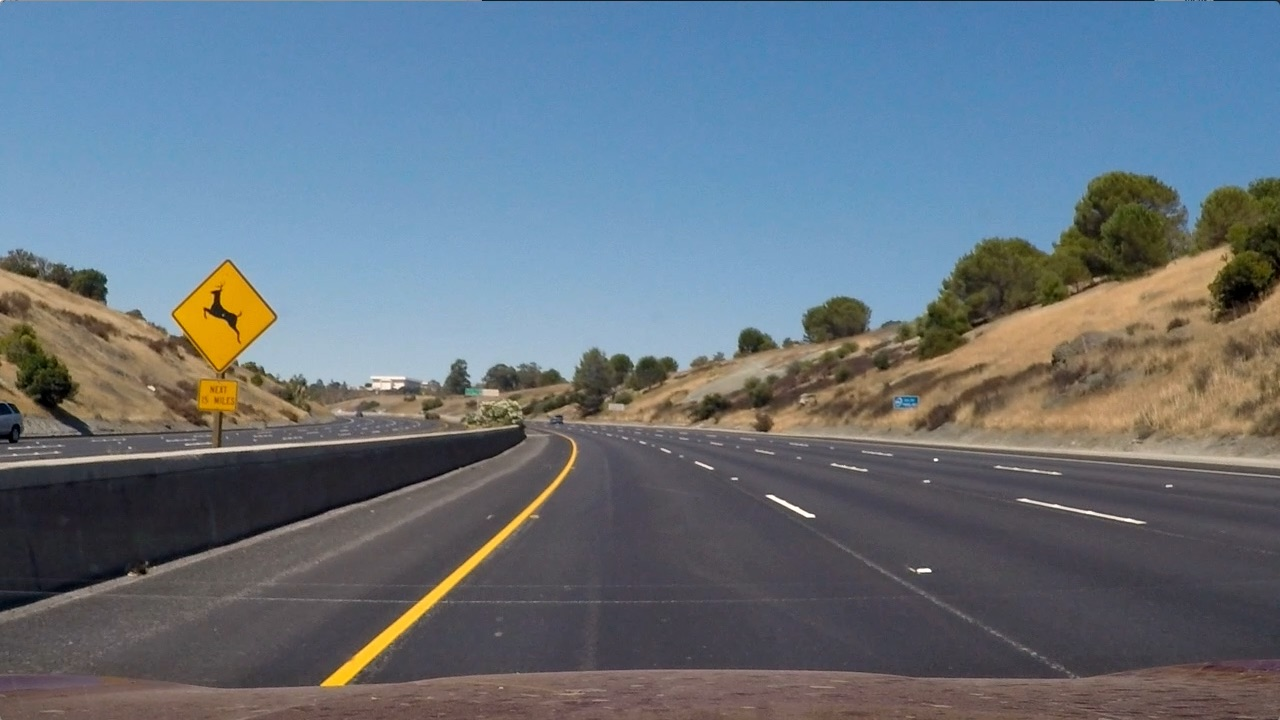
#> input picture input_files/test2.jpg, 1280 x 720 px
$ python P2.py   (older library calls are emulated)
#> lines starting #> are read from the running program, lines starting #| are printed output that depends on the picture; after the words box and inside, x2 and y2 are one past the last pixel; in counts of white or black regions, pixels touching at a corner belong together

# 1. Compute the camera calibration matrix and distortion coefficients given a set of chessboard images.
# 2. Apply a distortion correction to raw images.
# 3. Use color transforms, gradients, etc., to create a thresholded binary image.
# 4. Apply a perspective transform to rectify binary image ("birds-eye view").
# 5. Detect lane pixels and fit to find the lane boundary.
# * Determine the curvature of the lane and vehicle position with respect to center.
# * Warp the detected lane boundaries back onto the original image.
# * Output visual display of the lane boundaries and numerical estimation of lane curvature and vehicle position.

import numpy as np
import cv2
import glob
import matplotlib.pyplot as plt
import matplotlib.image as mpimg
import pickle
from moviepy.editor import VideoFileClip

def write_rgb_image(image, filepath):
    # Convert image to RGB
    rgb_image = cv2.cvtColor(image, cv2.COLOR_RGB2BGR)
    # Write the rgb image to filepath
    cv2.imwrite(filepath, rgb_image)

# [60 lines left out: function calibrate_camera, not called in this run]

# Define a function that takes an image, number of x and y points,
# camera matrix and distortion coefficients
def undist_perspective_transform(img, nx, ny, mtx, dist, offset, src, is_chart=True):
    # Use the OpenCV undistort() function to remove distortion
    undist = cv2.undistort(img, mtx, dist, None, mtx)
    # Convert undistorted image to grayscale
    # gray = cv2.cvtColor(undist, cv2.COLOR_BGR2GRAY)

    # Grab the image shape
    img_size = (undist.shape[1], undist.shape[0])

    # Define the destination based on the offset
    dst = np.float32([[offset, 0], [img_size[0]-offset, 0],
                      [img_size[0]-offset, img_size[1]], [offset, img_size[1]]])
    # Given src and dst points, calculate the perspective transform matrix
    M = cv2.getPerspectiveTransform(src, dst)
    # Warp the image using OpenCV warpPerspective()
    warped = cv2.warpPerspective(undist, M, img_size)
    Minv = cv2.getPerspectiveTransform(dst, src)

    if is_chart:
        f, (ax1, ax2, ax3) = plt.subplots(1, 3, figsize=(12, 7))
        f.tight_layout()
        ax1.imshow(img)
        ax1.set_title('Original Image', fontsize=20)
        ax2.imshow(undist)
        ax2.set_title('Undistorted', fontsize=20)
        ax3.imshow(warped)
        ax3.set_title('Perspective Transformed', fontsize=20)
        plt.subplots_adjust(left=0., right=1, top=0.9, bottom=0.)
        plt.show()

    # Return the resulting image and matrix
    return warped, M, Minv

def grad_color_binary(img, s_thresh=(170, 255), sx_thresh=(20, 100), is_chart=True):
    img = np.copy(img)
    # Convert to HLS color space and separate the V channel
    hls = cv2.cvtColor(img, cv2.COLOR_RGB2HLS)
    l_channel = hls[:,:,1]
    s_channel = hls[:,:,2]
    # Sobel x
    sobelx = cv2.Sobel(l_channel, cv2.CV_64F, 1, 0) # Take the derivative in x
    abs_sobelx = np.absolute(sobelx) # Absolute x derivative to accentuate lines away from horizontal
    scaled_sobel = np.uint8(255*abs_sobelx/np.max(abs_sobelx))

    # Threshold x gradient
    sxbinary = np.zeros_like(scaled_sobel)
    sxbinary[(scaled_sobel >= sx_thresh[0]) & (scaled_sobel <= sx_thresh[1])] = 1

    # Threshold color channel
    s_binary = np.zeros_like(s_channel)
    s_binary[(s_channel >= s_thresh[0]) & (s_channel <= s_thresh[1])] = 1
    # Stack each channel
    color_binary = np.dstack(( np.zeros_like(sxbinary), sxbinary, s_binary)) * 255

    # Combine the two binary thresholds
    combined_binary = np.zeros_like(sxbinary)
    combined_binary[(s_binary == 1) | (sxbinary == 1)] = 1

    ## Visualization ##
    if is_chart:
        # Plot the result
        f, (ax1, ax2, ax3) = plt.subplots(1, 3, figsize=(12, 7))
        f.tight_layout()

        ax1.imshow(img)
        ax1.set_title('Original Image', fontsize=20)

        ax2.imshow(color_binary)
        ax2.set_title('Stacked Threshold', fontsize=20)

        ax3.imshow(combined_binary, cmap='gray')
        ax3.set_title('Combined S Channel and Gradient Threshold', fontsize=12)

        plt.subplots_adjust(left=0., right=1, top=0.9, bottom=0.)
        plt.show()

    return color_binary, combined_binary

def find_lane_pixels(img):
    # Take a histogram of the bottom half of the image
    histogram = np.sum(img[img.shape[0]//2:,:], axis=0)
    # Create an output image to draw on and visualize the result
    out_img = np.dstack((img, img, img))
    # Find the peak of the left and right halves of the histogram
    # These will be the starting point for the left and right lines
    midpoint = np.int(histogram.shape[0]//2)
    leftx_base = np.argmax(histogram[:midpoint])
    rightx_base = np.argmax(histogram[midpoint:]) + midpoint

    # HYPERPARAMETERS
    # Choose the number of sliding windows
    nwindows = 9
    # Set the width of the windows +/- margin
    margin = 100
    # Set minimum number of pixels found to recenter window
    minpix = 50

    # Set height of windows - based on nwindows above and image shape
    window_height = np.int(img.shape[0]//nwindows)
    # Identify the x and y positions of all nonzero pixels in the image
    nonzero = img.nonzero()
    nonzeroy = np.array(nonzero[0])
    nonzerox = np.array(nonzero[1])
    # Current positions to be updated later for each window in nwindows
    leftx_current = leftx_base
    rightx_current = rightx_base

    # Create empty lists to receive left and right lane pixel indices
    left_lane_inds = []
    right_lane_inds = []

    # Step through the windows one by one
    for window in range(nwindows):
        # Identify window boundaries in x and y (and right and left)
        win_y_low = img.shape[0] - (window+1)*window_height
        win_y_high = img.shape[0] - window*window_height
        win_xleft_low = leftx_current - margin
        win_xleft_high = leftx_current + margin
        win_xright_low = rightx_current - margin
        win_xright_high = rightx_current + margin

        # Draw the windows on the visualization image
        cv2.rectangle(out_img,(win_xleft_low,win_y_low),
        (win_xleft_high,win_y_high),(0,255,0), 2)
        cv2.rectangle(out_img,(win_xright_low,win_y_low),
        (win_xright_high,win_y_high),(0,255,0), 2)

        # Identify the nonzero pixels in x and y within the window #
        good_left_inds = ((nonzeroy >= win_y_low) & (nonzeroy < win_y_high) &
        (nonzerox >= win_xleft_low) &  (nonzerox < win_xleft_high)).nonzero()[0]
        good_right_inds = ((nonzeroy >= win_y_low) & (nonzeroy < win_y_high) &
        (nonzerox >= win_xright_low) &  (nonzerox < win_xright_high)).nonzero()[0]

        # Append these indices to the lists
        left_lane_inds.append(good_left_inds)
        right_lane_inds.append(good_right_inds)

        # If you found > minpix pixels, recenter next window on their mean position
        if len(good_left_inds) > minpix:
            leftx_current = np.int(np.mean(nonzerox[good_left_inds]))
        if len(good_right_inds) > minpix:
            rightx_current = np.int(np.mean(nonzerox[good_right_inds]))

    # Concatenate the arrays of indices (previously was a list of lists of pixels)
    try:
        left_lane_inds = np.concatenate(left_lane_inds)
        right_lane_inds = np.concatenate(right_lane_inds)
    except ValueError:
        # Avoids an error if the above is not implemented fully
        pass

    # Extract left and right line pixel positions
    leftx = nonzerox[left_lane_inds]
    lefty = nonzeroy[left_lane_inds]
    rightx = nonzerox[right_lane_inds]
    righty = nonzeroy[right_lane_inds]

    return leftx, lefty, rightx, righty, out_img


def fit_polynomial(img, leftx, lefty, rightx, righty, is_chart=True):
    # Fit a second order polynomial to each using `np.polyfit`
    left_fit = np.polyfit(lefty, leftx, 2)
    right_fit = np.polyfit(righty, rightx, 2)

    ## Visualization ##
    # Generate x and y values for plotting
    ploty = np.linspace(0, img.shape[0]-1, img.shape[0] )
    try:
        left_fitx = left_fit[0]*ploty**2 + left_fit[1]*ploty + left_fit[2]
        right_fitx = right_fit[0]*ploty**2 + right_fit[1]*ploty + right_fit[2]
    except TypeError:
        # Avoids an error if `left` and `right_fit` are still none or incorrect
        print('The function failed to fit a line!')
        left_fitx = 1*ploty**2 + 1*ploty
        right_fitx = 1*ploty**2 + 1*ploty

    if is_chart:
        # Colors in the left and right lane regions
        img[lefty, leftx] = [255, 0, 0]
        img[righty, rightx] = [0, 0, 255]

        # Plots the left and right polynomials on the lane lines
        plt.figure(figsize=(12,7))
        plt.plot(left_fitx, ploty, color='yellow')
        plt.plot(right_fitx, ploty, color='yellow')
        plt.imshow(img)
        plt.show()

    return left_fit, right_fit, ploty, left_fitx, right_fitx

def measure_curvature(img, leftx, lefty, rightx, righty, ym_per_pix, xm_per_pix):
    '''
    Calculates the curvature of polynomial functions in meters.
    '''
    # Define y-value where we want radius of curvature - the bottom of the image
    y_eval = img.shape[0]
    y_eval_ws = y_eval * ym_per_pix

    # Fit polynomials in meters without chart
    left_fit_ws, right_fit_ws, _, _, _ = fit_polynomial(img, leftx*xm_per_pix, lefty*ym_per_pix, rightx*xm_per_pix, righty*ym_per_pix, False)

    # Calculation of R_curve (radius of curvature)
    left_curverad = ((1 + (2*left_fit_ws[0]*y_eval_ws + left_fit_ws[1])**2)**1.5) / np.absolute(2*left_fit_ws[0])
    right_curverad = ((1 + (2*right_fit_ws[0]*y_eval_ws + right_fit_ws[1])**2)**1.5) / np.absolute(2*right_fit_ws[0])

    # Calculation of center offset
    center_offset = img.shape[1] * xm_per_pix / 2 \
                    - ((left_fit_ws[0]*y_eval_ws**2 + left_fit_ws[1]*y_eval_ws + left_fit_ws[2]) \
                     + (right_fit_ws[0]*y_eval_ws**2 + right_fit_ws[1]*y_eval_ws + right_fit_ws[2])) / 2

    return left_curverad, right_curverad, center_offset

def make_out_img(org_img, warped_img, Minv, corners, ploty, left_fitx, right_fitx, r_curvature, c_offset, is_chart=True):
    # Create a blank image to draw lines
    warped_blank = np.zeros_like(warped_img).astype(np.uint8)
    #warped_color = np.dstack((warped_blank, warped_blank, warped_blank))

    img_size = (org_img.shape[1], org_img.shape[0])
    # Recast the x and y points for cv2.fillPoly
    pts_left = np.array([np.transpose(np.vstack([left_fitx, ploty]))], dtype=np.int32)
    pts_right = np.array([np.flipud(np.transpose(np.vstack([right_fitx, ploty])))], dtype=np.int32)
    pts = np.hstack((pts_left, pts_right))

    # Draw the lane onto the warped blank image
    cv2.fillPoly(warped_blank, [pts], (0, 255, 0))

    # Warp the blank back to original image space using inverse perspective matrix (Minv)
    unwarp = cv2.warpPerspective(warped_blank, Minv, img_size)

    # Combine the result with the original image
    result = cv2.addWeighted(org_img, 1, unwarp, 0.3, 0)

    # Write text on image
    font = cv2.FONT_HERSHEY_TRIPLEX
    curvature_text = "Radius of Curvature = " + str(round(r_curvature, 0)) + " (m)"
    cv2.putText(result, curvature_text, (30, 60), font, 1, (0,255,0), 2)

    if c_offset > 0:
        offset_text = "Vehicle is {:.2f} (m) right of center".format(np.abs(c_offset))
    elif c_offset < 0:
        offset_text = "Vehicle is {:.2f} (m) left of center".format(np.abs(c_offset))
    elif c_offset == 0:
        offset_text = "Vehicle is at the center"
    cv2.putText(result, offset_text, (30, 90), font, 1, (0,255,0), 2)

    if is_chart:
        plt.figure(figsize=(12,7))
        plt.imshow(result)
        plt.show()

    return result

def process_image(image, is_chart=False):
    ## Define variables ##

    # Inner corners of chequer boards
    nx = 9 # the number of inside corners in x
    ny = 6 # the number of inside corners in y

    # Define conversions in x and y from pixels space to meters
    ym_per_pix = 30/720 # meters per pixel in y dimension
    xm_per_pix = 3.7/700 # meters per pixel in x dimension

    # For source points, grabbing the outer four detected corners
    offset = 200
    corners = np.float32([[580, 460], [705, 460], [1042, 675], [273, 675]])

    # 1. Calibration calculation
    # required only for the first time. The dump file can be loaded from the second time.
    #dist_pickle = calibrate_camera(nx, ny)
    dist_pickle = pickle.load( open( "calibration_wide/wide_dist_pickle.p", "rb" ) )
    mtx = dist_pickle["mtx"]
    dist = dist_pickle["dist"]

    # 2. Unwarping in an image
    top_down, M, Minv = undist_perspective_transform(image, nx, ny, mtx, dist, offset, corners, is_chart)

    # 3. Gradient and Color
    result_color, result_combined = grad_color_binary(top_down, (170, 255), (20, 100), is_chart)

    # 4. Find lanes
    leftx, lefty, rightx, righty, lane_img = find_lane_pixels(result_combined)

    # 5. Fit polynomials
    left_fit, right_fit, ploty, left_fitx, right_fitx = fit_polynomial(lane_img, leftx, lefty, rightx, righty, is_chart)

    # 6. Calculate the radius of curvature in meters for both lane lines
    left_r, right_r, c_offset = measure_curvature(lane_img, leftx, lefty, rightx, righty, ym_per_pix, xm_per_pix)
    r_curvature = (left_r + right_r) // 2

    # 7. Generate the output picture
    result = make_out_img(image, lane_img, Minv, corners, ploty, left_fitx, right_fitx, r_curvature, c_offset, is_chart)

    return result

# Test Image
filename = "test2.jpg"
image = cv2.imread("input_files/" + filename)
#> image is the input picture: shape (720, 1280, 3); mean B, G, R 125.5, 114.6, 102.8
image = cv2.cvtColor(image, cv2.COLOR_BGR2RGB)
result = process_image(image, True)
#> (reads calibration_wide/wide_dist_pickle.p from the repository)
#> in process_image, `top_down, M, Minv = undist_perspective_transform(image, nx, ny, mtx, d..`: M = [[-0.702, -1.48, 1068.7], [1.31e-15, -2.06, 945.5], [1.69e-18, -0.00239, 1]]; Minv = [[0.142, -0.744, 551.6], [0, -0.486, 460], [0, -0.00116, 1]]
#> in grad_color_binary, `plt.show()`:
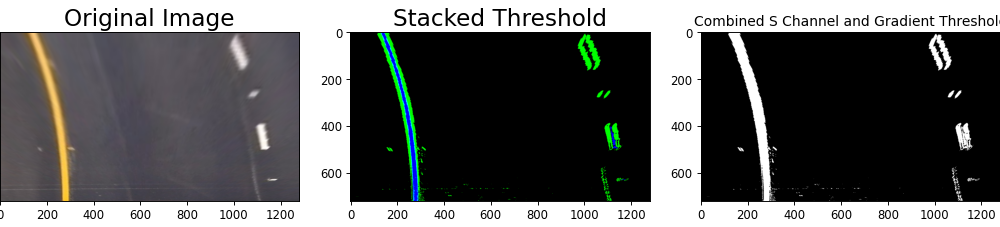
#> figure drawn by matplotlib, 3 panels
#> in process_image, `result_color, result_combined = grad_color_binary(top_down, (170, 255)..`:
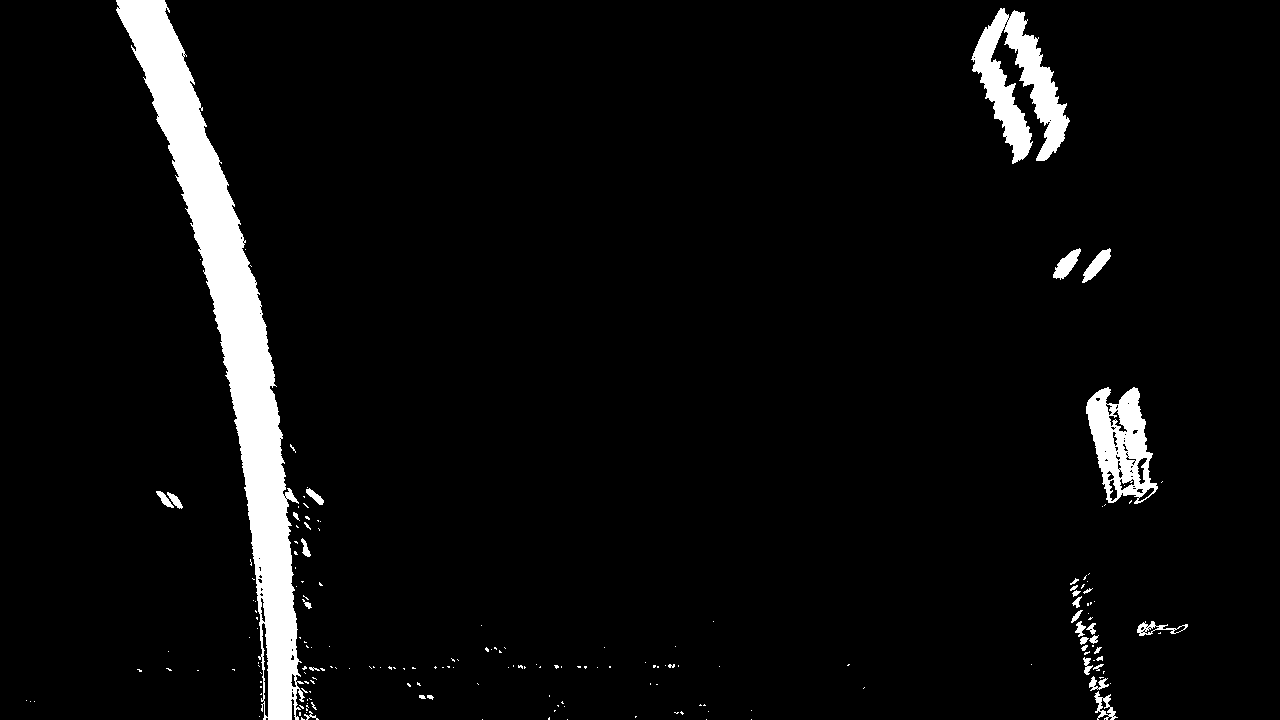
#> result_combined: shape (720, 1280); values 0 (black) and 1 (white), 4.9% white; 190 white regions (155 under 20 px), largest, box (x1, y1, x2, y2) and area: (116, 0, 305, 720) 30573, (971, 8, 1070, 164) 6762, (1086, 387, 1158, 504) 4680
#> in find_lane_pixels, `histogram = np.sum(img[img.shape[0]//2:,:], axis=0)`: histogram = 1280 values, max 360 at index 268, min 0 at index 0, mean 16.44
#> in find_lane_pixels, `leftx_base = np.argmax(histogram[:midpoint])`: leftx_base = 268
#> in find_lane_pixels, `rightx_base = np.argmax(histogram[midpoint:]) + midpoint`: rightx_base = 1107
#> in find_lane_pixels, `nonzero = img.nonzero()`: nonzero = 45481 positions, rows 0 to 719, columns 26 to 1187
#> in find_lane_pixels, `leftx_current = leftx_base`: leftx_current = 268
#> in find_lane_pixels, `rightx_current = rightx_base`: rightx_current = 1107
#> the loop in find_lane_pixels, `for window in range(nwindows):` made 9 passes
#> (win_xleft_low, win_xleft_high, win_xright_low, win_xright_high, leftx_current, rightx_current) on passes 1, 2, 3, 4, 5, 6, 8, 9: (168, 368, 1007, 1207, 282, 1097), (182, 382, 997, 1197, 276, 1108), (176, 376, 1008, 1208, 271, 1128), (171, 371, 1028, 1228, 259, 1118), (159, 359, 1018, 1218, 246, 1116), (146, 346, 1016, 1216, 229, 1081), (107, 307, 981, 1181, 181, 1028), (81, 281, 928, 1128, 153, 1009)
#> after the loop in find_lane_pixels, `for window in range(nwindows):`:
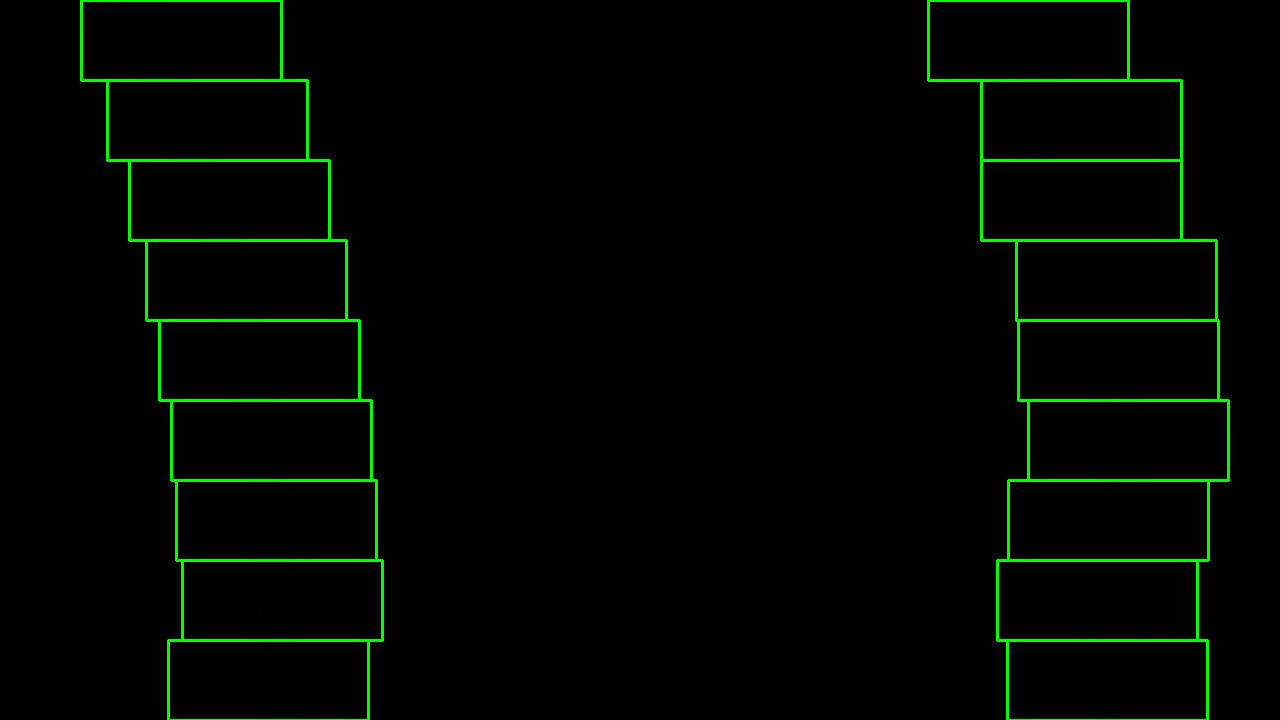
#> out_img: shape (720, 1280, 3); mean of channels 0, 1, 2 0, 5.6, 0; drawn as B, G, R
#> after the loop in find_lane_pixels, `for window in range(nwindows):`: left_lane_inds = 9 items
#> in find_lane_pixels, `right_lane_inds = np.concatenate(right_lane_inds)`: right_lane_inds = 13671 values, max 45480 at index 689, min 443 at index 10660, mean 19673.3
#> in find_lane_pixels, `rightx = nonzerox[right_lane_inds]`: rightx = 13671 values, max 1187 at index 1003, min 971 at index 12555, mean 1066.4
#> in find_lane_pixels, `righty = nonzeroy[right_lane_inds]`: righty = 13671 values, max 719 at index 681, min 8 at index 10660, mean 276.9
#> in fit_polynomial, `left_fit = np.polyfit(lefty, leftx, 2)`: left_fit = [-0.000284, 0.404, 138.3]
#> in fit_polynomial, `right_fit = np.polyfit(righty, rightx, 2)`: right_fit = [-0.00051, 0.534, 979.6]
#> in fit_polynomial, `left_fitx = left_fit[0]*ploty**2 + left_fit[1]*ploty + left_fit[2]`: left_fitx = 720 values, max 281.6 at index 710, min 138.3 at index 0, mean 234.4
#> in fit_polynomial, `right_fitx = right_fit[0]*ploty**2 + right_fit[1]*ploty + right_fit[2]`: right_fitx = 720 values, max 1119.3 at index 524, min 979.6 at index 0, mean 1083.5
#> in fit_polynomial, `img[righty, rightx] = [0, 0, 255]`:
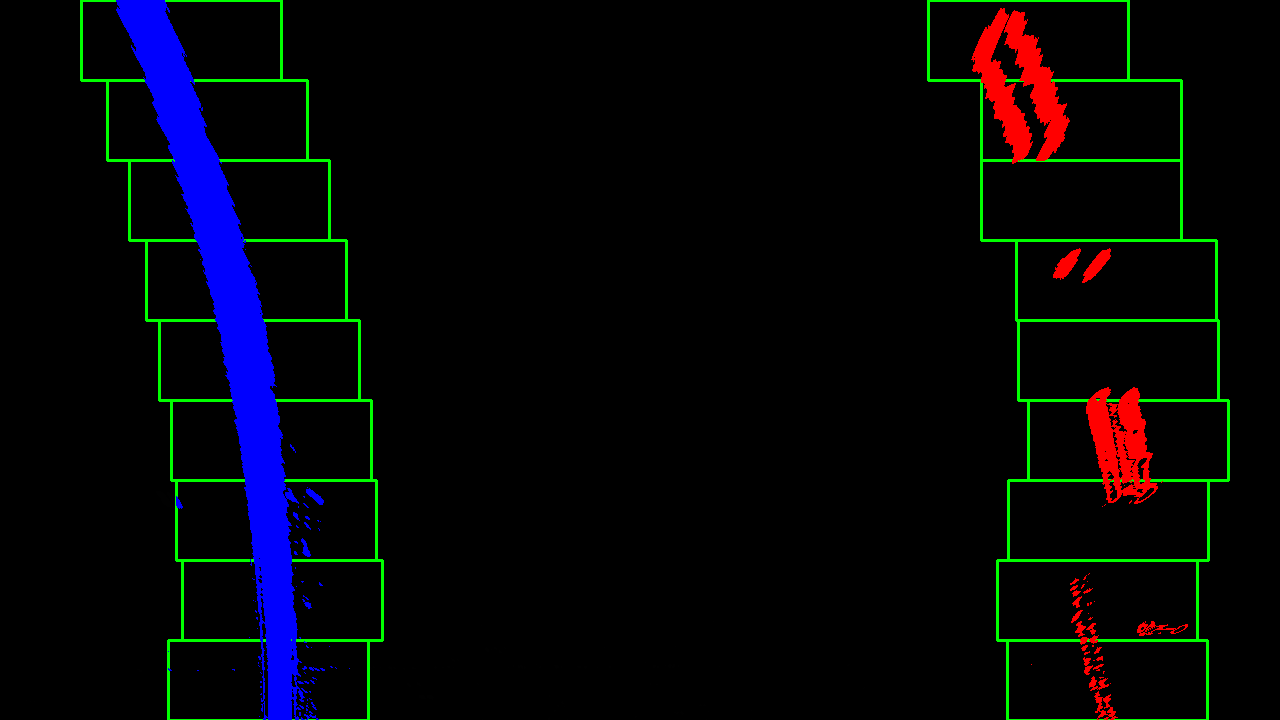
#> img: shape (720, 1280, 3); mean of channels 0, 1, 2 8.7, 5.1, 3.8; drawn as B, G, R
#> in process_image, `left_fit, right_fit, ploty, left_fitx, right_fitx = fit_polynomial(lan..`: left_fit = [-0.000284, 0.404, 138.3]; right_fit = [-0.00051, 0.534, 979.6]; ploty = 720 values from 0 to 719
#> (the rest of the program and of its run is left out)
